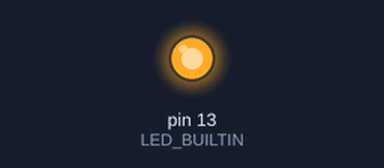
The sketch below on a simulated Arduino Uno, built with avr-gcc and run on an emulated ATmega328P. On the bench: output pins drawn as LEDs (lit = HIGH).

Above: at 0.15 s.
At 3.3 s:
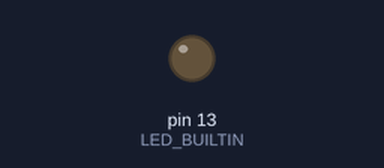
Timing chart, 0 to 4.4 s (numbered marks = the images above):
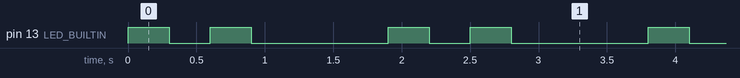

The sketch:

RPi_Pico_Blink.ino
```cpp
//=============================================================================
//  Basic verification of RP2040 in Arduino IDE
//=============================================================================
//  Blink on-board LED (GPIO 25)
//-----------------------------------------------------------------------------
//  Board Library:
//  https://github.com/earlephilhower/arduino-pico/releases/download/global/package_rp2040_index.json
//
//     Verified Boards: "Raspberry Pi Pico W"
//=============================================================================
#define ON_TIME 300
#define SHORT_OFF_TIME 300
#define LONG_OFF_TIME 1000

void LED_On(long delay_ms);
void LED_Off(long delay_ms);

//===========================================================================
// Initial setup before entering main loop
//===========================================================================
void setup()
{
  //___ Init the LED off ____________________________________________________
  pinMode(LED_BUILTIN, OUTPUT);
}

//===========================================================================
// Main loop
//===========================================================================
void loop()
{
  //___ LED on ______________________________________________________________
  LED_On(ON_TIME);

  //___ LED off ______________________________________________________________
  LED_Off(SHORT_OFF_TIME);

//___ LED on ______________________________________________________________
  LED_On(ON_TIME);

  //___ LED off ______________________________________________________________
  LED_Off(LONG_OFF_TIME);

}
```

LED.ino
```cpp
//=============================================================================
// Turn the on-board LED on
//=============================================================================
void LED_On(long delay_ms)
{
    //___ LED on ______________________________________________________________
  digitalWrite(LED_BUILTIN, HIGH);
  delay(delay_ms);

}
//=============================================================================
// Turn the on-board LED on
//=============================================================================
void LED_Off(long delay_ms)
{
    //___ LED off ______________________________________________________________
  digitalWrite(LED_BUILTIN, LOW);
  delay(delay_ms);

}
```

Measured:
- by itself, pin 13 (LED_BUILTIN): repeats every 1.9 s: LOW 0.30 s, HIGH 0.30 s, LOW 1.0 s, HIGH 0.30 s
- by itself, everything shown: repeats every 1.9 s, in 4 steps
